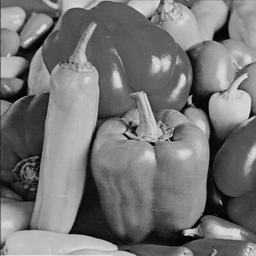
#> input picture image/peppers.bmp, 256 x 256 px, found by its file name
$ python 3.2.1.py
#> lines starting #> are read from the running program, lines starting #| are printed output that depends on the picture
# -*- coding: utf-8 -*-
"""
Spyder Editor

This is a temporary script file.
"""
from skimage import io
import numpy as np
import matplotlib.pyplot as plt
img = io.imread(r'.\image\peppers.bmp')
#> img is the input picture: shape (256, 256); min 0, max 226, mean 117.4
io.imshow(img)
plt.figure(figsize=(5,5))
plt.hist(img.flatten(),bins=256)
plt.xlabel('before')
plt.show()
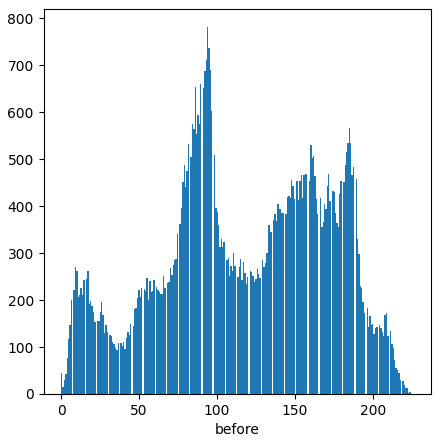
#> figure drawn by matplotlib, 1 panel; tallest bar 781 high, from x = 93.58 to 94.46
nk = np.linspace(0,0,256)
nk2 = np.linspace(0,0,256)
prrk = np.linspace(0,0,256)
prsk = np.linspace(0,0,256)
sk = np.linspace(0,0,256)
sk2 = np.linspace(0,0,256)
m = np.linspace(0,0,256)
for i in range(256):
    for j in range(256):
        nk[img[i][j]] = nk[img[i][j]] + 1
#> after the loop, nk = 256 values, max 781 at index 94, min 0 at index 227, mean 256
for i in range(256):
    prrk[i] = (nk[i]/65536)
    if i == 0:
        sk2[i] = prrk[i]
    else:
        sk2[i] = (prrk[i] + sk2[i-1])
    m[i] = int((255)*sk2[i]+0.5)
#> after the loop, m = 256 values from 0 to 255; prrk = 256 values, max 0.0119 at index 94, min 0 at index 227, mean 0.00391; sk2 = 256 values from 0.000671 to 1
for i in range(256):
    for j in range(256):
        img[i][j] = m[img[i][j]]
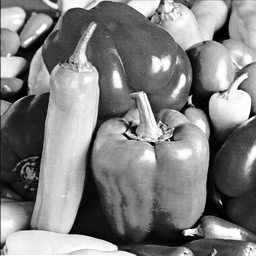
#> img: shape (256, 256); min 0, max 255, mean 128.2
for i in range(256):
    for j in range(256):
        nk2[img[i][j]] = nk2[img[i][j]] + 1
#> after the loop, nk2 = 256 values, max 781 at index 95, min 0 at index 4, mean 256
tot = 0
for i in range(256):
    prsk[i] = (nk2[i]/65536)
#> after the loop, prsk = 256 values, max 0.0119 at index 95, min 0 at index 4, mean 0.00391
io.imshow(img)
plt.figure(figsize=(5,5))
plt.hist(img.flatten(),bins=256)
plt.xlabel('after')
plt.show()
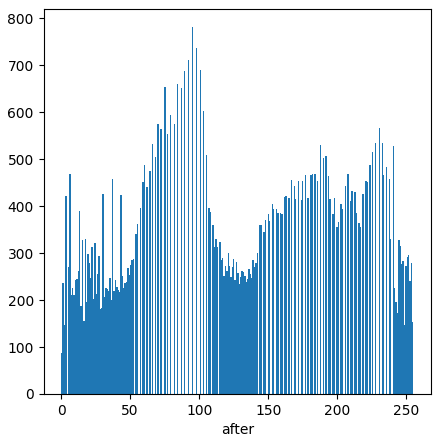
#> figure drawn by matplotlib, 1 panel; tallest bar 781 high, from x = 94.63 to 95.62

$ run again, with image/baboo256.bmp copied over image/peppers.bmp
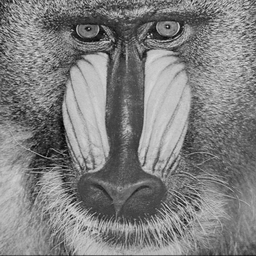
#> input picture image/baboo256.bmp, 256 x 256 px, found by its file name
#> img is the input picture: shape (256, 256); min 0, max 234, mean 127.1
#> after the loop `for i in range(256):`: nk = 256 values, max 574 at index 192, min 0 at index 2, mean 256
#> after the loop `for i in range(256):`: m = 256 values from 0 to 255; prrk = 256 values, max 0.00876 at index 192, min 0 at index 2, mean 0.00391; sk2 = 256 values from 3.05e-05 to 1
#> after the loop `for i in range(256):`:
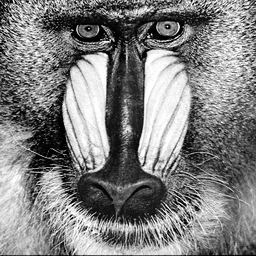
#> img: shape (256, 256); min 0, max 255, mean 128.3
#> after the loop `for i in range(256):`: nk2 = 256 values, max 574 at index 240, min 0 at index 21, mean 256
#> after the loop `for i in range(256):`: prsk = 256 values, max 0.00876 at index 240, min 0 at index 21, mean 0.00391
#> `plt.show()`:
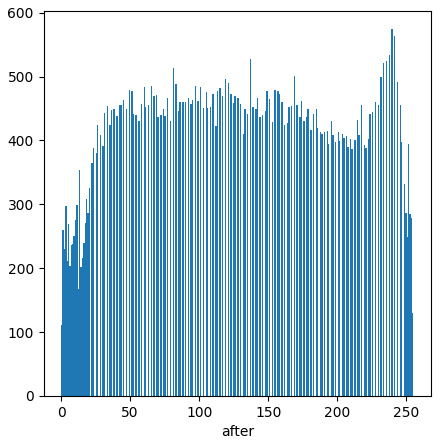
#> figure drawn by matplotlib, 1 panel; tallest bar 574 high, from x = 239.1 to 240.1

$ run again, with image/boat256.bmp copied over image/peppers.bmp
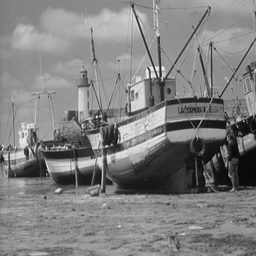
#> input picture image/boat256.bmp, 256 x 256 px, found by its file name
#> img is the input picture: shape (256, 256); min 0, max 250, mean 128
#> after the loop `for i in range(256):`: nk = 256 values, max 1441 at index 144, min 0 at index 242, mean 256
#> after the loop `for i in range(256):`: m = 256 values from 0 to 255; prrk = 256 values, max 0.022 at index 144, min 0 at index 242, mean 0.00391; sk2 = 256 values from 6.1e-05 to 1
#> after the loop `for i in range(256):`:
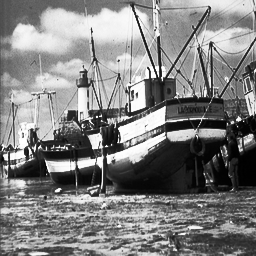
#> img: shape (256, 256); min 0, max 255, mean 128.8
#> after the loop `for i in range(256):`: nk2 = 256 values, max 1441 at index 143, min 0 at index 71, mean 256
#> after the loop `for i in range(256):`: prsk = 256 values, max 0.022 at index 143, min 0 at index 71, mean 0.00391
#> `plt.show()`:
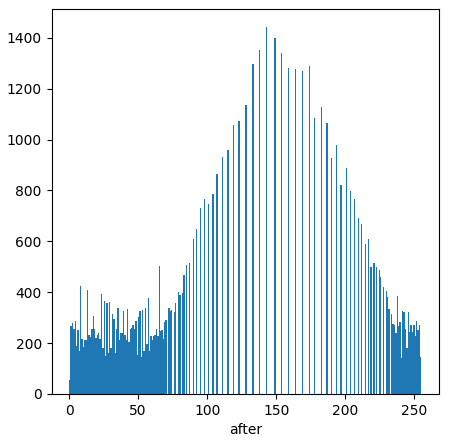
#> figure drawn by matplotlib, 1 panel; tallest bar 1441 high, from x = 142.4 to 143.4
